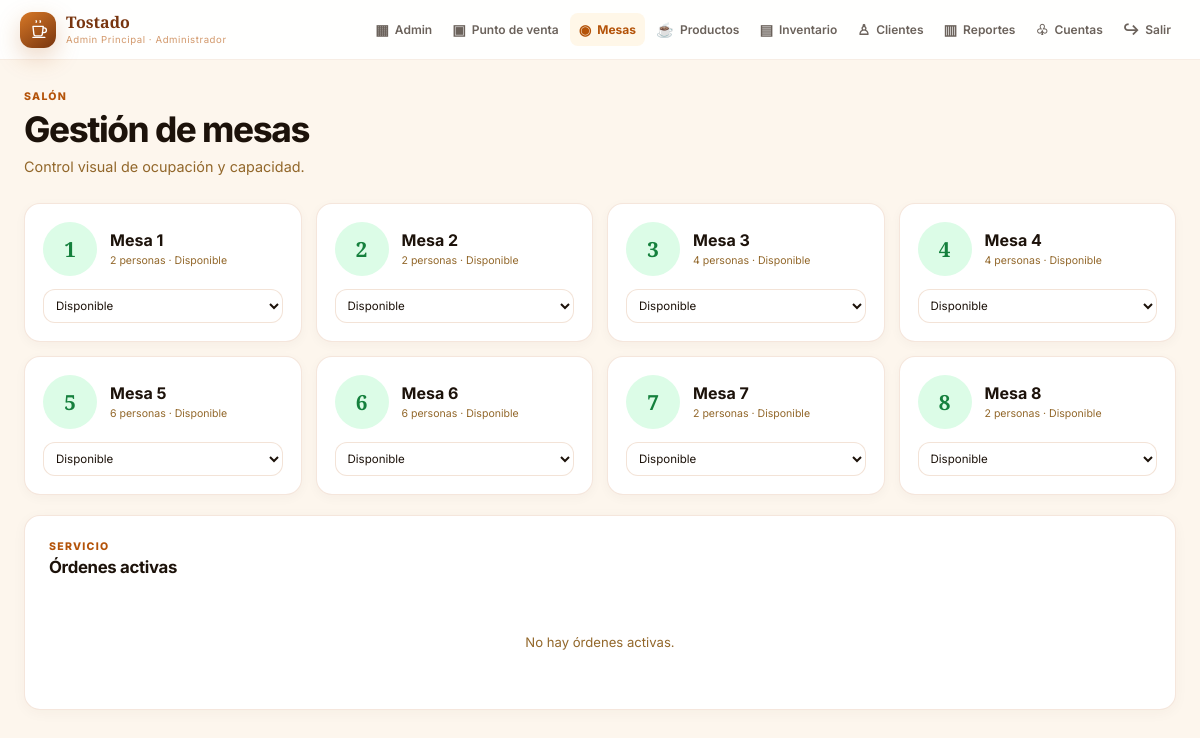
Page /mesas/ (signed in) on the committed database.
### cafeteria/models.py (models this page shows, shortened)
class Empleado(models.Model):
    class Rol(models.TextChoices):
        ADMINISTRADOR = "administrador", "Administrador"
        CAJERO = "cajero", "Cajero"
        BARISTA = "barista", "Barista"
    usuario = models.OneToOneField(User, on_delete=models.CASCADE, related_name="empleado")
    nombre = models.CharField(max_length=120)
    rol = models.CharField(max_length=20, choices=Rol.choices)

class Mesa(models.Model):
    class Estado(models.TextChoices):
        DISPONIBLE = "disponible", "Disponible"
        OCUPADA = "ocupada", "Ocupada"
        RESERVADA = "reservada", "Reservada"
    numero = models.PositiveIntegerField(unique=True)
    capacidad = models.PositiveIntegerField(default=2)
    estado = models.CharField(max_length=15, choices=Estado.choices, default=Estado.DISPONIBLE)
    posicion_x = models.PositiveIntegerField(default=0)
    posicion_y = models.PositiveIntegerField(default=0)

### cafeteria/views.py (the view, shortened to what this page needs)
# urls.py: path("mesas/", views.mesas, name="mesas"),
@roles_permitidos(ADMIN, CAJERO, BARISTA)
@require_http_methods(["GET", "POST"])
def mesas(request):
    return render(
        request,
        "cafeteria/mesas.html",
        {
            "mesas": Mesa.objects.all().order_by("numero"),
            "ordenes": Orden.objects.filter(
                estado__in=[Orden.Estado.PENDIENTE, Orden.Estado.PREPARANDO, Orden.Estado.LISTO]
            ).select_related("mesa"),
        },
    )

### cafeteria/context_processors.py (called while the page is built)
def navegacion(request):
    if not request.user.is_authenticated:
        return {}
    return {
        "empleado_actual": getattr(request.user, "empleado", None),
        "alertas_stock": Insumo.objects.filter(cantidad__lte=models.F("nivel_minimo")).count(),
    }

### templates/cafeteria/mesas.html (shortened to what this page needs)
{% extends "cafeteria/base.html" %}
{% block content %}
<div class="page-heading"><div><span class="eyebrow">Salón</span><h1>Gestión de mesas</h1><p>Control visual de ocupación y capacidad.</p></div></div>
<section class="table-map">
{% for mesa in mesas %}
  <article class="table-card table-card--{{ mesa.estado }}">
    <span class="table-card__number">{{ mesa.numero }}</span><div><strong>Mesa {{ mesa.numero }}</strong><small>{{ mesa.capacidad }} personas · {{ mesa.get_estado_display }}</small></div>
    <form method="post">{% csrf_token %}<input type="hidden" name="mesa_id" value="{{ mesa.pk }}"><select name="estado" onchange="this.form.submit()">{% for value,label in mesa.Estado.choices %}<option value="{{ value }}" {% if mesa.estado == value %}selected{% endif %}>{{ label }}</option>{% endfor %}</select></form>
  </article>
{% endfor %}
</section>
<section class="panel spaced"><div class="panel__heading"><div><span class="eyebrow">Servicio</span><h2>Órdenes activas</h2></div></div>
{% for orden in ordenes %}<div class="order-row"><div><strong>Orden #{{ orden.pk }}</strong><span>{% if orden.mesa %}Mesa {{ orden.mesa.numero }}{% else %}{{ orden.get_tipo_display }}{% endif %}</span></div><b class="status">{{ orden.get_estado_display }}</b><form method="post" action="{% url 'actualizar_orden' orden.pk %}">{% csrf_token %}<input type="hidden" name="siguiente" value="mesas"><select name="estado" onchange="this.form.submit()">{% for value,label in orden.Estado.choices %}<option value="{{ value }}" {% if orden.estado == value %}selected{% endif %}>{{ label }}</option>{% endfor %}</select></form></div>{% empty %}<div class="empty-state"><p>No hay órdenes activas.</p></div>{% endfor %}
</section>
{% endblock %}

### templates/cafeteria/base.html (shortened to what this page needs)
{% load static %}
<!doctype html>
<html lang="es">
<head>
  <link rel="stylesheet" href="{% static 'cafeteria/app.css' %}?v=5">
</head>
<body>
  {% if user.is_authenticated and empleado_actual %}
    <header class="topbar">
      <a class="brand brand--compact" href="{% url 'admin' %}">
        <span class="brand__mark" aria-hidden="true"></span>
        <span><strong>Tostado</strong><small>{{ empleado_actual.nombre }} · {{ empleado_actual.get_rol_display }}</small></span>
      </a>
      <nav class="main-nav" id="main-nav" aria-label="Navegación principal">
        <a href="{% url 'admin' %}" {% if request.resolver_match.url_name == 'admin' %}aria-current="page"{% endif %}><span aria-hidden="true">▦</span>Admin</a>
        {% if empleado_actual.rol == 'administrador' or empleado_actual.rol == 'cajero' %}
          <a href="{% url 'pos' %}" {% if request.resolver_match.url_name == 'pos' %}aria-current="page"{% endif %}><span aria-hidden="true">▣</span>Punto de venta</a>
        {% endif %}
        <a href="{% url 'mesas' %}" {% if request.resolver_match.url_name == 'mesas' %}aria-current="page"{% endif %}><span aria-hidden="true">◉</span>Mesas</a>
        {% if empleado_actual.rol == 'administrador' %}
          <a href="{% url 'productos' %}" {% if request.resolver_match.url_name == 'productos' %}aria-current="page"{% endif %}><span aria-hidden="true">☕</span>Productos</a>
          <a href="{% url 'inventario' %}" ><span aria-hidden="true">▤</span>Inventario</a>
        {% endif %}
        {% if empleado_actual.rol != 'barista' %}<a href="{% url 'clientes' %}" {% if request.resolver_match.url_name == 'clientes' %}aria-current="page"{% endif %}><span aria-hidden="true">♙</span>Clientes</a>{% endif %}
        {% if empleado_actual.rol == 'administrador' %}
          <a href="{% url 'reportes' %}" {% if request.resolver_match.url_name == 'reportes' %}aria-current="page"{% endif %}><span aria-hidden="true">▥</span>Reportes</a>
          <a href="{% url 'empleados' %}" {% if request.resolver_match.url_name == 'empleados' %}aria-current="page"{% endif %}><span aria-hidden="true">♧</span>Cuentas</a>
        {% endif %}
        <form method="post" action="{% url 'logout' %}">{% csrf_token %}<button class="link-button" type="submit"><span aria-hidden="true">↪</span> Salir</button></form>
      </nav>
    </header>
  {% endif %}
  <main class="{% block main_class %}shell{% endblock %}">
    {% block content %}{% endblock %}
  </main>
</body>
</html>

### rows in the picture
Empleado: nombre "Admin Principal", rol "Administrador"
Mesa: numero "1", capacidad "2", estado "Disponible"
Mesa: numero "2", capacidad "2", estado "Disponible"
Mesa: numero "3", capacidad "4", estado "Disponible"
Mesa: numero "4", capacidad "4", estado "Disponible"
Mesa: numero "5", capacidad "6", estado "Disponible"
Mesa: numero "6", capacidad "6", estado "Disponible"
Mesa: numero "7", capacidad "2", estado "Disponible"
Mesa: numero "8", capacidad "2", estado "Disponible"
